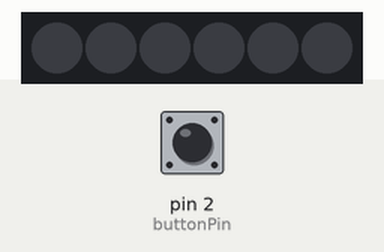
Simulated run of this sketch. Board: Arduino Uno, built with avr-gcc and run on an emulated ATmega328P. Parts: 6 RGB LEDs in strip order, left to right. The test bench sets the inputs (shaded band); at power-on: pin 2 (buttonPin) HIGH. Dim RGB values are drawn brighter than linear.

Above: at 1.2 s.
1.3 s: pin 2 (buttonPin) pulled LOW for 0.15 s
At 1.9 s:
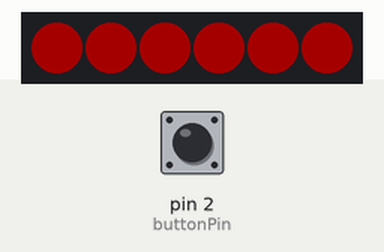
2.9 s: pin 2 (buttonPin) pulled LOW for 1 s
At 4.4 s:
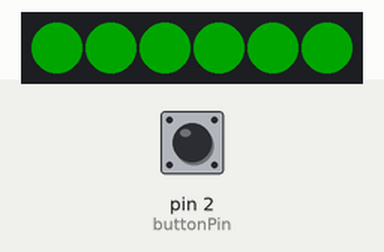
5.4 s: pin 2 (buttonPin) pulled LOW for 0.15 s
At 6.2 s:
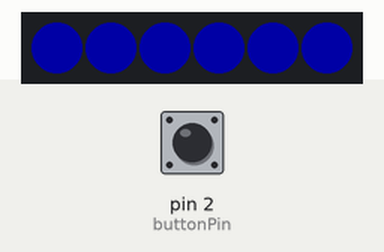
7.0 s: pin 2 (buttonPin) pulled LOW for 3.2 s
At 11.2 s:
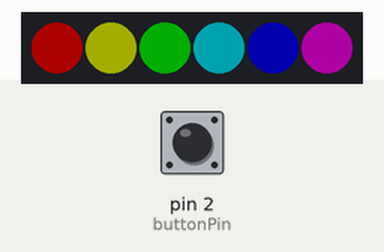
Timing chart, 0 to 12.7 s (numbered marks = the images above; inputs shaded):
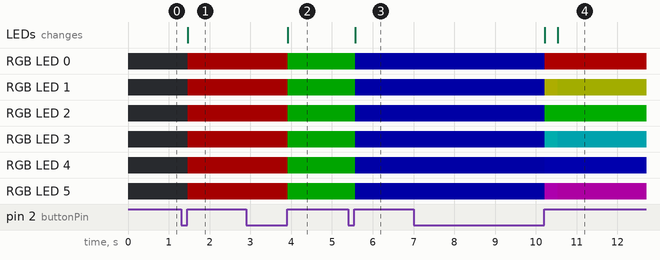

The sketch:

Display_Case1.ino
```cpp
#include <Adafruit_NeoPixel.h>

// Define constants
const int buttonPin = 2;  // Pin connected to the button
const int ledPin = 4;    // Pin connected to the NeoPixel strip
const int numPixels = 6; // Number of pixels in the strip (Rmb to change to 12 when actual project is done)
const int modeMax = 4;   // Maximum number of modes (including reset mode)

unsigned long currentMillis = 0;
const unsigned long longPressTime = 20; // Adjust for desired hold time in milliseconds
const int buttonReleased = 0;
const int buttonHold = 1;
int buttonState = buttonReleased;

// Create a NeoPixel object
Adafruit_NeoPixel strip = Adafruit_NeoPixel(numPixels, ledPin, NEO_GRB + NEO_KHZ800);

int currentMode = 0;  // Keep track of the current mode

void setup() {
  Serial.begin(9600);
  strip.begin();       // Initialize the NeoPixel strip
  strip.show();        // Turn off all pixels initially
  strip.setBrightness(50);
  pinMode(buttonPin, INPUT_PULLUP); // Set button pin as input with internal pullup
}

void loop() {
  if (digitalRead(buttonPin) == LOW) { // Button pressed
    currentMillis = millis();
    buttonState = buttonHold;
  } else if (buttonState == buttonHold && digitalRead(buttonPin) == HIGH) {
    // Button released after hold
    unsigned long holdTime = millis() - currentMillis;
    if (holdTime >= longPressTime) {
      currentMode = 0; // Turn off
    } else {
      // Short press behavior (cycle modes)
      currentMode = (currentMode + 1) % (modeMax + 1);
    }
    buttonState = buttonReleased;
    delay(15); // Debounce delay
  }

  switch (currentMode) {
    case 0: // Off
      strip.clear();
      break;
    case 1: // Red
      setAllPixels(strip.Color(200, 0, 0));
      break;
    case 2: // Green
      setAllPixels(strip.Color(0, 200, 0));
      break;
    case 3: // Blue
      setAllPixels(strip.Color(0, 0, 200));
      break;
    case 4: // Rainbow
      rainbowCycle(10);
      break;
  };
  strip.show(); // Update the strip
}

// Helper functions (unchanged)
void setAllPixels(uint32_t color) {
  for (int i = 0; i < numPixels; i++) {
    strip.setPixelColor(i, color);
  }
}

void rainbowCycle(int speedDelay) {
  unsigned long startTime = millis(); // Record the start time of the rainbow cycle
  for (long firstPixelHue = 0; firstPixelHue < 5 * 65536; firstPixelHue += 256) {
    for (int i = 0; i < strip.numPixels(); i++) {
      int pixelHue = firstPixelHue + (i * 65536L / strip.numPixels());
      strip.setPixelColor(i, strip.gamma32(strip.ColorHSV(pixelHue)));
    }
    strip.show();
    delay(speedDelay);

    // Check if the hold time exceeds longPressTime, and exit the function if so
    if (millis() - startTime >= longPressTime) {
      return;
    }
  }
}
```

Measured:
- after the input at 1.3 s, RGB LED 0–5: off → RGB(39, 0, 0) after 0.17 s; the LEDs: change after 0.17 s (image 1)
- after the input at 2.9 s, RGB LED 0–5: RGB(39, 0, 0) → RGB(0, 39, 0) after 1.0 s; the LEDs: change after 1.0 s (image 2)
- after the input at 5.4 s, RGB LED 0–5: RGB(0, 39, 0) → RGB(0, 0, 39) after 0.17 s; the LEDs: change after 0.17 s (image 3)
- after the input at 7.0 s, RGB LED 0: RGB(0, 0, 39) → RGB(50, 0, 0) after 3.2 s; RGB LED 1: RGB(0, 0, 39) → RGB(50, 50, 0) after 3.2 s, → RGB(47, 50, 0) 0.31 s later
